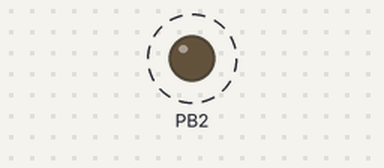
A program run on a simulated ATmega328P, built with avr-gcc and emulated at 8 MHz. Shown: output pins drawn as LEDs (lit = HIGH). Dashed ring = blinking.

Above: at 0.03 s.
Timing chart, 0 to 3.0 s (numbered marks = the images above):
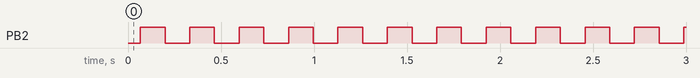

Measured:
- by itself, PB2: alternates HIGH for 0.13 s and LOW for 0.13 s

The program:

main.c
```c
 /*
DA2 task3
 * Created: 3/11/2018 7:36:48 PM
 * Author : Guillermo Gálvez
*/
#define F_CPU 8000000
#include<avr/io.h>
#include<util/delay.h>

#include <avr/io.h>
#include <avr/interrupt.h>


/*
Task 3
repeat task 1 T = .5s generate a 50% DC
8,000,000/64 = 125,000=f, T=1/125,000 8µS

1/125,000 = 8µS * 62,500 cycles =.5sec

62,500/2 = 31,250 * .8µS=250ms or .25s

T_on  = .25s
T_off = .25s

T = .5s

*/

int main(void)
{
	DDRB |= (1 << 2); 									//Set PB2 output
	PORTB = 0;											//initialize to 0

	TCCR0A = 0;											//normal mod
	TCCR0B |= (0 << CS02) | (1 << CS01) | (1 << CS00);	//prescaler 64
	TCNT0  = 0;											//initialize counter

	unsigned int i;	//loop control variable


	while(1)
	{
		for(i=0; i < 62500; i++)
		{
			if(i == 31250)
				PORTB ^= (1 << 2);
			if(i == 62499)
				PORTB ^= (0 << 2);


		}


	}//end while(1)

}//end main
```
